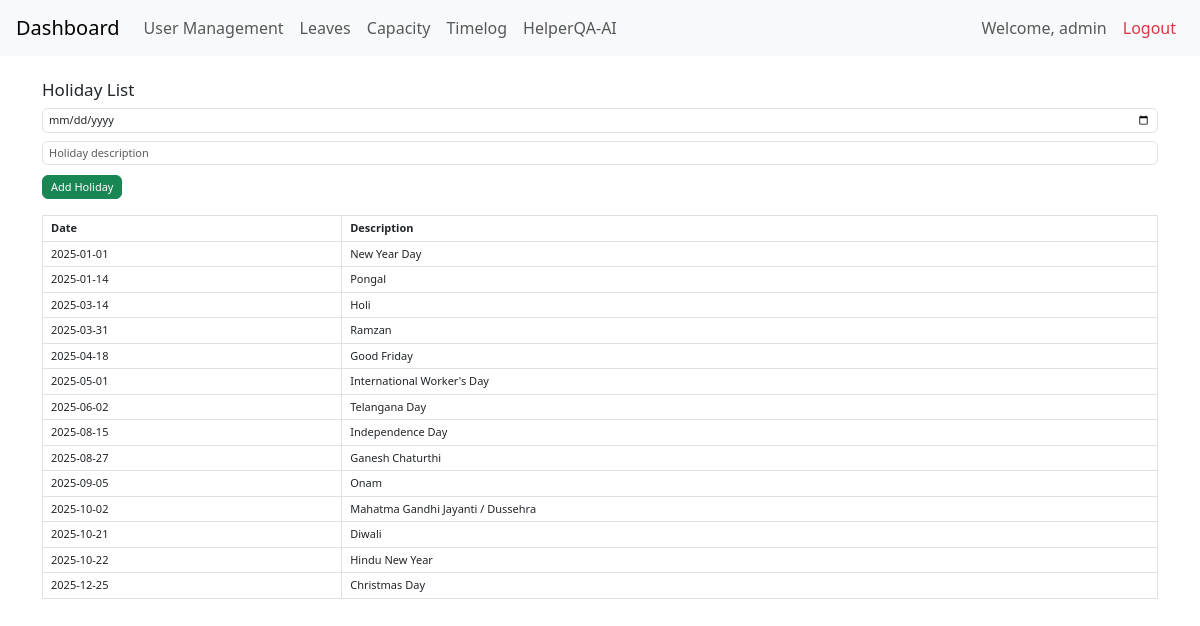
/holidays (signed in), run on the app's committed database.
### app.py (models this page shows)
class Holiday(db.Model):
    id = db.Column(db.Integer, primary_key=True)
    date = db.Column(db.Date, unique=True, nullable=False)
    description = db.Column(db.String(200))

### app.py (the view, shortened to what this page needs)
@app.route('/holidays', methods=['GET', 'POST'])
def manage_holidays():
    holidays = Holiday.query.order_by(Holiday.date).all()
    return render_template('holidays.html', holidays=holidays)

### app.py (called while the page is built)
@app.before_request
def require_login():
    if 'logged_in' not in session and request.endpoint not in ['login', 'static','HelperQA_AI','generate_testcases']:
        return redirect('/login')

### templates/holidays.html
{% extends 'base.html' %}
{% block content %}
<h2>Holiday List</h2>
<form method="POST" class="mb-3">
    <input type="date" name="date" class="form-control mb-2" required>
    <input type="text" name="description" placeholder="Holiday description" class="form-control mb-2" required>
    <button type="submit" class="btn btn-success">Add Holiday</button>
</form>
<table class="table table-bordered">
    <tr>
        <th>Date</th>
        <th>Description</th>
    </tr>
    {% for holiday in holidays %}
    <tr>
        <td>{{ holiday.date.strftime('%Y-%m-%d') }}</td>
        <td>{{ holiday.description }}</td>
    </tr>
    {% endfor %}
</table>
{% endblock %}

### templates/base.html (style rules this page uses)
table, th, td { font-size: 11px; padding: 4px 8px !important; }
.form-control, .form-select { font-size: 11px; padding: 3px 6px; }
.btn { font-size: 11px; padding: 3px 8px; }
h2 { font-size: 17px; margin-bottom: 8px; }
tr:nth-child(even) { background-color: #fdfdfd; }

### data on the page
Holiday: date "2025-01-01", description "New Year Day"
Holiday: date "2025-01-14", description "Pongal"
Holiday: date "2025-03-14", description "Holi"
Holiday: date "2025-03-31", description "Ramzan"
Holiday: date "2025-04-18", description "Good Friday"
Holiday: date "2025-05-01", description "International Worker's Day"
Holiday: date "2025-06-02", description "Telangana Day"
Holiday: date "2025-08-15", description "Independence Day"
Holiday: date "2025-08-27", description "Ganesh Chaturthi"
Holiday: date "2025-09-05", description "Onam"
Holiday: date "2025-10-02", description "Mahatma Gandhi Jayanti / Dussehra"
Holiday: date "2025-10-21", description "Diwali"
Holiday: date "2025-10-22", description "Hindu New Year"
Holiday: date "2025-12-25", description "Christmas Day"
